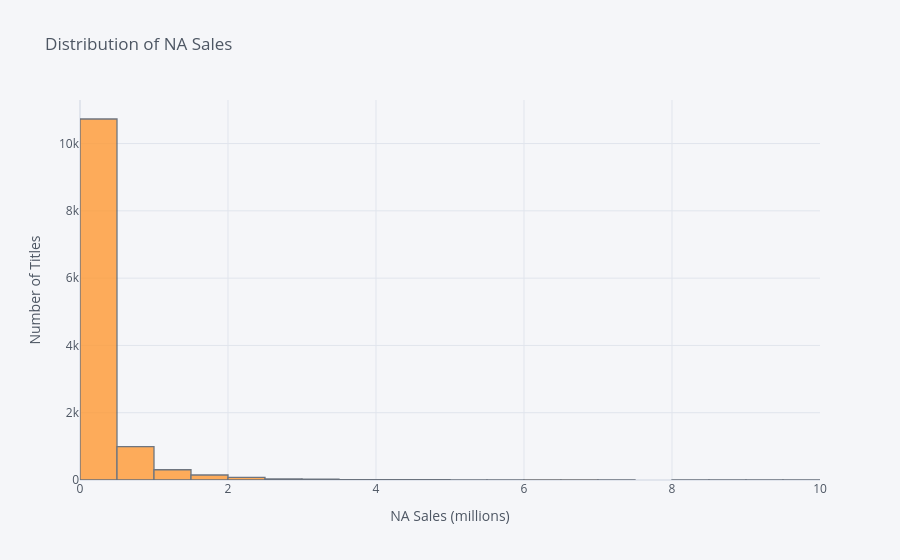

The notebook cell saved with this chart:
### Markdown cell above
### Is the distribution of NA sales symmetric or skewed?

### Code cell
df['NA_Sales'].iplot(kind='hist', bins=30, title='Distribution of NA Sales',
                     xTitle='NA Sales (millions)', yTitle='Number of Titles')

### Figure 1 — Plotly figure (JSON) as saved in the notebook; plotly's stock layout.template omitted (floating-point values rounded to 4 significant figures; data arrays with more than 128 entries replaced by an {"elided": "..."} marker saying what was removed)
{"data": [{"histfunc": "count", "histnorm": "", "marker": {"color": "rgba(255, 153, 51, 1.0)", "line": {"color": "#4D5663", "width": 1.3}}, "name": "NA_Sales", "nbinsx": 30, "opacity": 0.8, "orientation": "v", "x": {"elided": "12348 float values"}, "type": "histogram"}], "layout": {"barmode": "overlay", "legend": {"bgcolor": "#F5F6F9", "font": {"color": "#4D5663"}}, "paper_bgcolor": "#F5F6F9", "plot_bgcolor": "#F5F6F9", "title": {"font": {"color": "#4D5663"}, "text": "Distribution of NA Sales"}, "xaxis": {"gridcolor": "#E1E5ED", "showgrid": true, "tickfont": {"color": "#4D5663"}, "title": {"font": {"color": "#4D5663"}, "text": "NA Sales (millions)"}, "zerolinecolor": "#E1E5ED"}, "yaxis": {"gridcolor": "#E1E5ED", "showgrid": true, "tickfont": {"color": "#4D5663"}, "title": {"font": {"color": "#4D5663"}, "text": "Number of Titles"}, "zerolinecolor": "#E1E5ED"}}}
